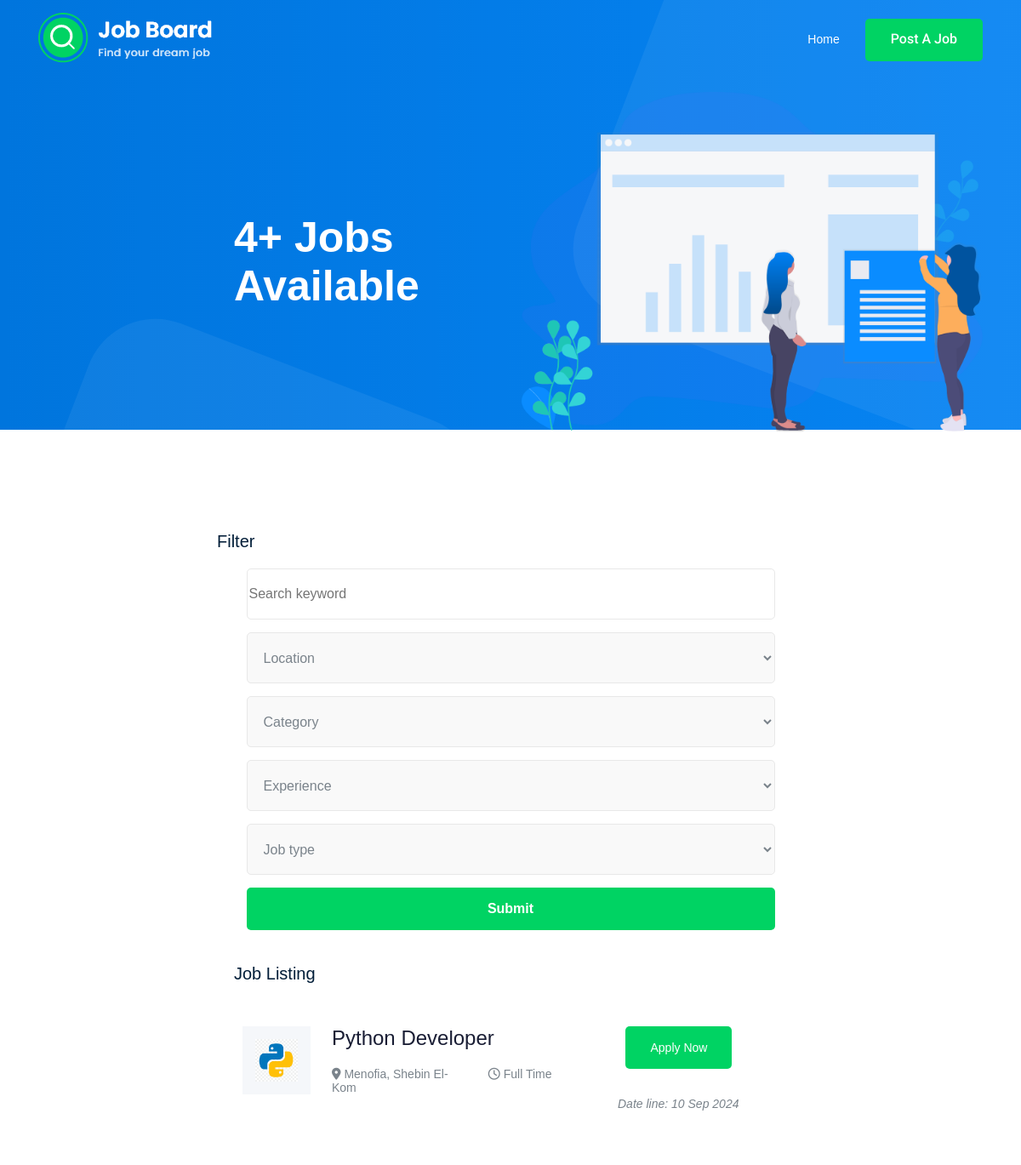
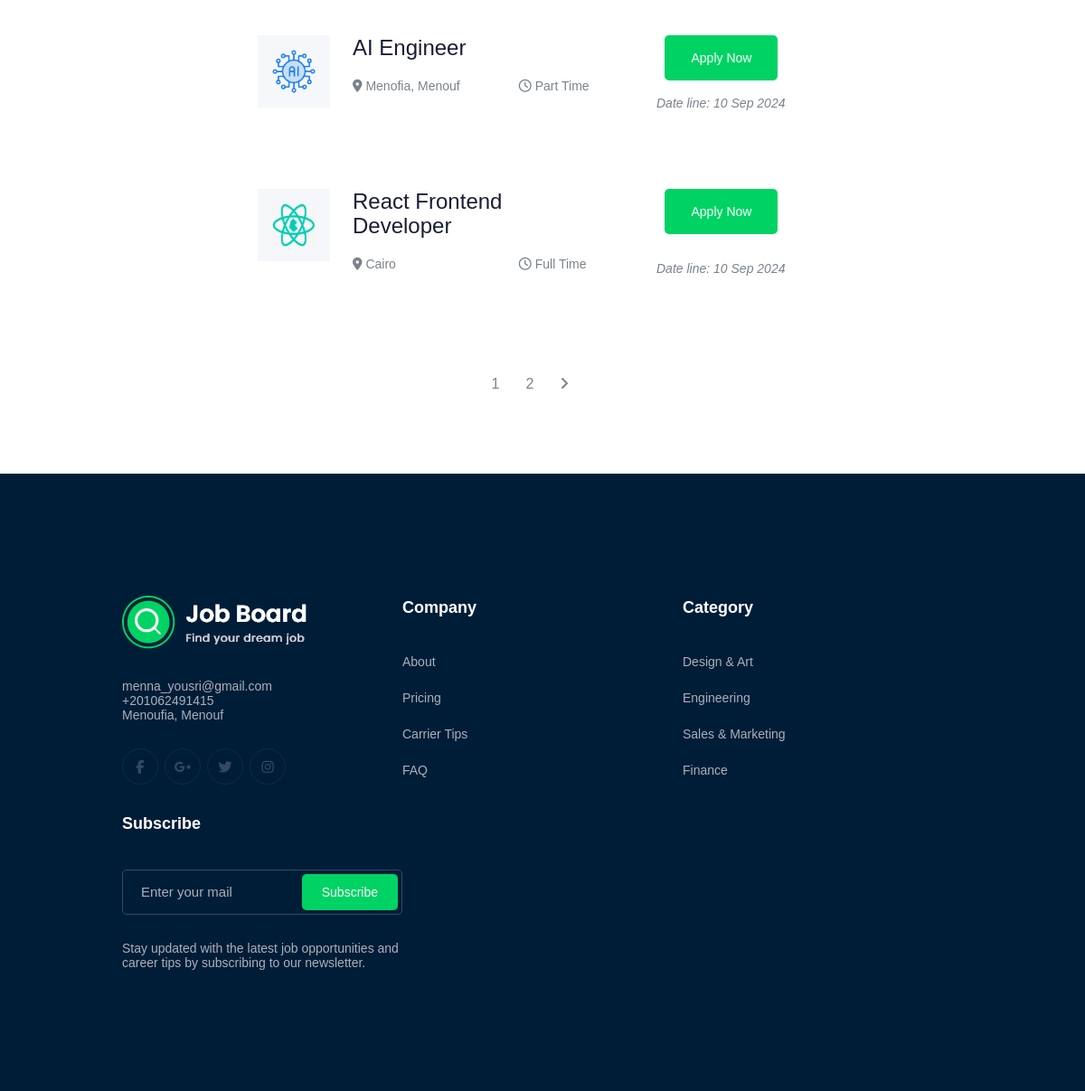
The page / on the database its author committed (2 pictures, top to bottom).
### job/models.py (models this page shows, shortened)
class Job(models.Model):
    title= models.CharField(max_length=100)
    job_type= models.CharField(max_length=15, choices=JOB_TYPE)
    description= models.TextField(max_length=1000)
    published_at= models.DateField(auto_now=True)
    vacancy= models.IntegerField(default=1, validators=[MinValueValidator(0)]) #number of available places
    salary= models.IntegerField(default=0, validators=[MinValueValidator(0)])
    experience= models.IntegerField(default=0, validators=[MinValueValidator(0)])
    category= models.ForeignKey('Category', on_delete=models.SET_NULL, null=True, blank=True)      # The '' for the Category because it comes later, if it was before we needn't the ''
    image= models.ImageField(upload_to=image_upload)
    slug= models.SlugField(blank=True, null=True)
    location = models.CharField(max_length=100)
    def __str__(self):
        return self.title

### job/views.py (the view)
# urls.py: path('', job_list, name='job_list'),
def job_list(request):
    job_list= Job.objects.all()
    search = request.GET.get('search')
    location = request.GET.get('location')
    experience = request.GET.get('experience')
    job_type = request.GET.get('job_type')
    category = request.GET.get('category')
    if search:
        job_list = job_list.filter(title__icontains=search)
    if location:
        job_list = job_list.filter(location__icontains=location)
    if experience:
        job_list = job_list.filter(experience=experience)
    if job_type:
        job_list = job_list.filter(job_type=job_type)
    if category:
        job_list = job_list.filter(category__id=category)
    paginator = Paginator(job_list, 3)
    page_number = request.GET.get("page")
    page_obj = paginator.get_page(page_number)
    locations = Job.objects.values_list('location', flat=True).distinct()
    experiences = Job.objects.values_list('experience', flat=True).distinct()
    job_types = Job.objects.values_list('job_type', flat=True).distinct()
    categories = Category.objects.all()
    context= {'jobs': page_obj, 'num':job_list, 'locations': locations, 'experiences': experiences, 'job_types': job_types, 'categories': categories}
    return render(request, 'job/job_list.html', context)

### job/templates/job/job_list.html (shortened to what this page needs)
{% extends 'base.html' %}
{% block title %}
    <h1 class="h1">{{num.count}}+ Jobs Available</h1>
{% endblock title %}
{% block Content %}
    <div class="content">
        <div class="filter">
                <form method="get">
                    <h3>Filter</h3>
                    <div class="search">
                        <input type="search" placeholder="Search keyword" name="search">
                    </div>
                    <div class="single_field">
                        <div class="options">
                            <select id="location" name="location" class="option">
                                <option value="">Location</option>
                            </select>
                        </div>
                    </div>
                    <div class="single_field">
                        <div class="options">
                            <select id="category" name="category" class="option">
                                <option value="">Category</option>
                            </select>
                        </div>
                    </div>
                    <div class="single_field">
                        <div class="options">
                            <select id="experience" name="experience" class="option">
                                <option value="">Experience</option>
                            </select>
                        </div>
                    </div>
                    <div class="single_field">
                        <div class="options">
                            <select id="job_type" name="job_type" class="option">
                                <option value="">Job type</option>
                            </select>
                        </div>
                    </div>
                    <button class="button" type="submit">Submit</button>
                </form>
        </div>
        <div class="job_list">
            <div class="title"><h3>Job Listing</h3></div>
            {% for job in jobs %}
            <div class="job">
                <div class="img-name">
                    <div class="img">
                        <img src="{{job.image.url}}" alt="Job image" class="image">
                    </div>
                    <div class="name" style="cursor: pointer;">
                        <a href="{% url 'jobs:job_detail' job.slug %}" class="go">
                            <h4>{{job}}</h4>
                        </a>
                        <div class="main">
                            <div id="p1"><p> <i class="fa-solid fa-location-dot"></i> {{job.location}}</p></div>
                            <div id="p2"><p> <i class="fa-regular fa-clock"></i> {{job.job_type}}</p></div>
                        </div>
                    </div>
                </div>
                <div class="app-date">
                    <a href="{% url 'jobs:job_detail' job.slug %}"><button class="btn">Apply Now</button></a>
                    <p class="date"> <i>Date line: {{job.published_at|date:'d M o'}}</i> </p>
                </div>
            </div>
            {% endfor %}
            {% if jobs.has_other_pages  %}
                <div class="pagination">
                    {% for i in jobs.paginator.page_range %}
                    <a href="?page={{i}}" id="a2">{{i}}</a>
                    {% endfor %}
                    {% if  jobs.has_next %}
                        <a href="?page={{jobs.next_page_number}}" id="a4"><i class="fa-solid fa-angle-right"></i></a>
                    {% endif %}
                </div>
            {% else %}
                <div></div>
            {% endif %}
        </div>
    </div>
{% endblock Content %}

### templates/base.html (shortened to what this page needs)
{% load static %}
<!DOCTYPE html>
<html lang="en">
<head>
    <link rel="stylesheet" href="{% static 'css/style.css' %}">
    <link rel="stylesheet" href="{% static 'css/normalize.css' %}">
    <link rel="stylesheet" href="{% static 'css/all.min.css' %}">
</head>
<body>
    <div class="header">
        <div class="container">
        <div class="logo">
            <img decoding="async" class="logo" src="..\static\images\logo.png" alt="Logo" />
        </div>
        <div class="log-post">
            <a href="{% url 'jobs:job_list' %}" style="text-decoration: none;"><span class="home">Home</span></a>
            <a href="{% url 'jobs:post_job' %}"><button>Post A Job</button></a>
        </div>
        </div>
        <div class="container">
        {% block title %}
        {% endblock title %}
        <img class="illustration" src="..\static\images\illustration.png" alt="">
        </div>
    </div>
    {% block Content %}
    {% endblock Content %}
        <footer class="footer">
        <div class="container">
            <div class="up">
            <div class="one">
                <div class="footer_logo">
                <a href="#">
                    <img src="..\static\images\logo.png" alt="Logo">
                </a>
            </div>
            <p>
                menna_yousri@gmail.com <br>
                +201062491415 <br>
                Menoufia, Menouf
            </p>
            <div class="socail_links">
                <ul>
                    <li>
                        <a href="https://www.facebook.com" target="_blank">
                            <i class="fa-brands fa-facebook-f"></i>
                        </a>
                    </li>
                    <li>
                        <a href="https://plus.google.com" target="_blank">
                            <i class="fa-brands fa-google-plus-g"></i>
                        </a>
                    </li>
                    <li>
                        <a href="https://www.twitter.com" target="_blank">
                            <i class="fa-brands fa-twitter"></i>
                        </a>
                    </li>
                    <li>
                        <a href="https://www.instagram.com" target="_blank">
                            <i class="fa-brands fa-instagram"></i>
                        </a>
                    </li>
                </ul>
            </div>
            </div>
            <div class="two">
                <h3 class="footer_title">
                Company
                </h3>
                <ul>
                <li><a href="#">About</a></li>
                <li><a href="#">Pricing</a></li>
                <li><a href="#">Carrier Tips</a></li>
                <li><a href="#">FAQ</a></li>
                </ul>
            </div>
            <div class="three">
                <h3 class="footer_title">
                Category
                </h3>
                <ul>
                <li><a href="#">Design &amp; Art</a></li>
                <li><a href="#">Engineering</a></li>
                <li><a href="#">Sales &amp; Marketing</a></li>
                <li><a href="#">Finance</a></li>
                </ul>
            </div>
            <div class="four">
                <h3 class="footer_title">
                Subscribe
            </h3>
            <form action="#" class="newsletter_form">
                <input type="email" placeholder="Enter your mail" style="color: #AAB1B7;;">
                <button type="submit">Subscribe</button>
            </form>
            <p class="newsletter_text">Stay updated with the latest job opportunities and career tips by subscribing to our newsletter.</p>
            </div>
            </div>
        </div>
        </footer>
</body>
</html>

### rows shown on the page
Job: image (picture), title "Python Developer", location "Menofia, Shebin El-Kom", job_type "Full Time", published_at "10 Sep 2024"
Job: image (picture), title "AI Engineer", location "Menofia, Menouf", job_type "Part Time", published_at "10 Sep 2024"
Job: image (picture), title "React Frontend Developer", location "Cairo", job_type "Full Time", published_at "10 Sep 2024"

### other values the page prints
{{ num.count }} "4"
{{ i }} "1" "2"
